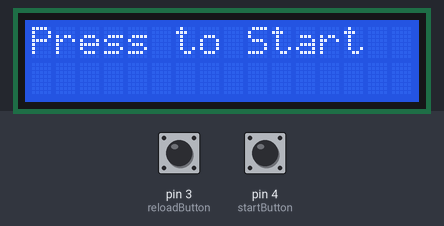
Simulated run of this sketch. Board: Arduino Uno, built with avr-gcc and run on an emulated ATmega328P. Shown: 16×2 character LCD. The inputs (shaded band) are chosen by the test bench; at power-on: pin 3 (reloadButton) LOW, pin 4 (startButton) LOW. Random numbers use the default seed unless the sketch sets one.

Above: at 1.2 s.
1.3 s: pin 3 (reloadButton) pulled HIGH for 0.15 s
At 1.6 s:
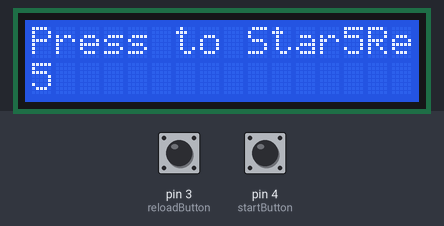
4.4 s: pin 3 (reloadButton) pulled HIGH for 3.2 s
At 6.7 s:
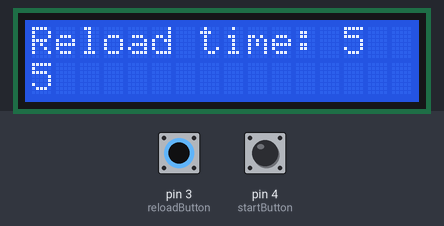
9.1 s: pin 4 (startButton) pulled HIGH for 3.2 s
At 12.1 s:
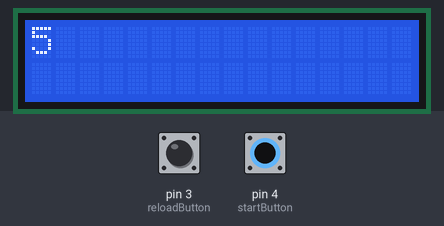
16.8 s: pin 4 (startButton) pulled HIGH for 1 s
At 19.1 s:
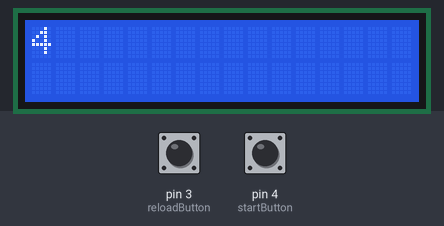
Timing chart, 0 to 20.6 s (numbered marks = the images above; inputs shaded):
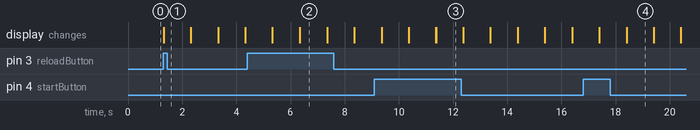

Measured:
- after the input at 1.3 s, the display: changes at once (image 1)
- what the display in image 2 shows lasts 1.1 s, from 6.3 s to 7.4 s

The sketch:

asss2.ino
```cpp
#include <LiquidCrystal_I2C.h>
#include <Wire.h>

long randNumber;
LiquidCrystal_I2C lcd (0x27, 16, 2);
const int startButton = 4;
const int reloadButton = 3;
int health = 1;
int ammo =1;

void setup() {

  lcd.begin();
  lcd.backlight();
  randomSeed(analogRead(0));
  pinMode(startButton, INPUT);
  pinMode(reloadButton, INPUT);
  lcd.print("Press to Start");
}

void loop() {

  if(health = 1) {
  int buttonState1 = digitalRead(startButton);
  if (buttonState1 == HIGH) {
    lcd.clear();
    lcd.print("5");
    delay(1000);
    lcd.clear();
    lcd.print("4");
    delay(1000);
    lcd.clear();
    lcd.print("3");
    delay(1000);
    lcd.clear();
    lcd.print("2");
    delay(1000);
    lcd.clear();
    lcd.print("1");
    delay(1000);
    lcd.clear();
    lcd.print("Start");
    delay(1000);
    lcd.clear();
}

  int buttonState2 = digitalRead(reloadButton); // As we are using only 1 button, this is used as a trigger to test if the following codes work. Delete it and put the following code after where the player fires. something like:
                                                // if (ammo = 0){
                                                 // ...
                                                //}
  if(buttonState2 == HIGH){

    lcd.print("Reload time:");
    int randNumber = random(1,6);
    lcd.setCursor(13,0);
    lcd.print(randNumber);
    lcd.setCursor(0,1);
    switch(randNumber){

      case 5:
      lcd.print(randNumber);
      delay(1000);
      randNumber--;
      lcd.clear();

      case 4:
      lcd.print(randNumber);
      delay(1000);
      randNumber--;
      lcd.clear();

      case 3:
      lcd.print(randNumber);
      delay(1000);
      randNumber--;
      lcd.clear();

      case 2:
      lcd.print(randNumber);
      delay(1000);
      randNumber--;
      lcd.clear();

      case 1:
      lcd.print(randNumber);
      delay(1000);
      lcd.clear();
      break;

      }
  }


}

else{
  lcd.print("Game Over");
  delay(2000);
  lcd.clear();
  health = 1;
  ammo = 1;
  }


}
```
